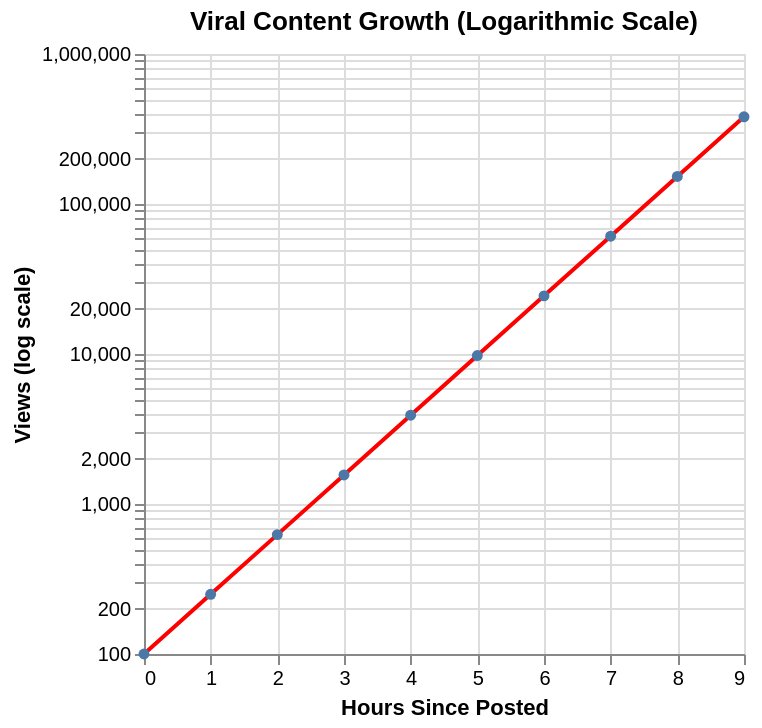

This figure's Vega-Lite source:
### Vega-Lite specification from a JSON file in a GitHub repository (floating-point values rounded to 4 significant figures)
{"$schema": "https://vega.github.io/schema/vega-lite/v6.json", "description": "Viral content growth pattern", "data": {"values": [{"hour": 0, "views": 100}, {"hour": 1, "views": 250}, {"hour": 2, "views": 625}, {"hour": 3, "views": 1562}, {"hour": 4, "views": 3906}, {"hour": 5, "views": 9765}, {"hour": 6, "views": 24413}, {"hour": 7, "views": 61032}, {"hour": 8, "views": 152580}, {"hour": 9, "views": 381450}]}, "mark": {"type": "line", "point": true, "color": "red"}, "encoding": {"x": {"field": "hour", "type": "quantitative", "axis": {"title": "Hours Since Posted"}}, "y": {"field": "views", "type": "quantitative", "scale": {"type": "log"}, "axis": {"title": "Views (log scale)", "format": ",.0f"}}, "tooltip": [{"field": "hour", "type": "quantitative", "title": "Hour"}, {"field": "views", "type": "quantitative", "format": ",.0f", "title": "Views"}]}, "title": "Viral Content Growth (Logarithmic Scale)"}
